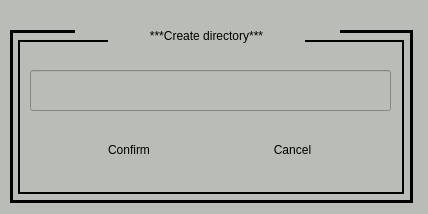
<?xml version="1.0" encoding="UTF-8"?>
<ui version="4.0">
 <class>MkdirDialog</class>
 <widget class="QDialog" name="MkdirDialog">
  <property name="geometry">
   <rect>
    <x>0</x>
    <y>0</y>
    <width>428</width>
    <height>214</height>
   </rect>
  </property>
  <property name="windowTitle">
   <string>Dialog</string>
  </property>
  <property name="styleSheet">
   <string notr="true">background-color: rgb(186, 189, 182);</string>
  </property>
  <widget class="QLineEdit" name="lineEdit">
   <property name="geometry">
    <rect>
     <x>30</x>
     <y>70</y>
     <width>361</width>
     <height>41</height>
    </rect>
   </property>
   <property name="cursor">
    <cursorShape>IBeamCursor</cursorShape>
   </property>
   <property name="styleSheet">
    <string notr="true">QLineEdit{font: 25px &quot;Ubuntu&quot;;}</string>
   </property>
   <property name="frame">
    <bool>true</bool>
   </property>
   <property name="echoMode">
    <enum>QLineEdit::Normal</enum>
   </property>
   <property name="clearButtonEnabled">
    <bool>false</bool>
   </property>
  </widget>
  <widget class="QLabel" name="label">
   <property name="geometry">
    <rect>
     <x>56</x>
     <y>20</y>
     <width>301</width>
     <height>31</height>
    </rect>
   </property>
   <property name="styleSheet">
    <string notr="true">font: 25px &quot;Ubuntu&quot;;</string>
   </property>
   <property name="text">
    <string>***Create directory***</string>
   </property>
   <property name="alignment">
    <set>Qt::AlignCenter</set>
   </property>
  </widget>
  <widget class="Line" name="line_10">
   <property name="geometry">
    <rect>
     <x>10</x>
     <y>30</y>
     <width>3</width>
     <height>170</height>
    </rect>
   </property>
   <property name="styleSheet">
    <string notr="true">background-color: rgb(0, 0, 0);</string>
   </property>
   <property name="orientation">
    <enum>Qt::Vertical</enum>
   </property>
  </widget>
  <widget class="Line" name="line_11">
   <property name="geometry">
    <rect>
     <x>10</x>
     <y>200</y>
     <width>400</width>
     <height>3</height>
    </rect>
   </property>
   <property name="styleSheet">
    <string notr="true">background-color: rgb(0, 0, 0);</string>
   </property>
   <property name="orientation">
    <enum>Qt::Horizontal</enum>
   </property>
  </widget>
  <widget class="Line" name="line_12">
   <property name="geometry">
    <rect>
     <x>410</x>
     <y>30</y>
     <width>3</width>
     <height>173</height>
    </rect>
   </property>
   <property name="styleSheet">
    <string notr="true">background-color: rgb(0, 0, 0);</string>
   </property>
   <property name="orientation">
    <enum>Qt::Vertical</enum>
   </property>
  </widget>
  <widget class="QWidget" name="horizontalLayoutWidget_2">
   <property name="geometry">
    <rect>
     <x>50</x>
     <y>120</y>
     <width>321</width>
     <height>61</height>
    </rect>
   </property>
   <layout class="QHBoxLayout" name="hbox">
    <item>
     <widget class="QPushButton" name="Confirm">
      <property name="minimumSize">
       <size>
        <width>0</width>
        <height>40</height>
       </size>
      </property>
      <property name="styleSheet">
       <string notr="true">QPushButton::focus{background-color:rgb(0,0,0); color:white;}
QPushButton::flat{border:none;}
QPushButton{
font: 16pt &quot;Ubuntu&quot;;
}</string>
      </property>
      <property name="text">
       <string>Confirm</string>
      </property>
      <property name="flat">
       <bool>true</bool>
      </property>
     </widget>
    </item>
    <item>
     <widget class="QPushButton" name="Cancel">
      <property name="minimumSize">
       <size>
        <width>84</width>
        <height>40</height>
       </size>
      </property>
      <property name="styleSheet">
       <string notr="true">QPushButton::focus{background-color:rgb(0, 0, 0); color:white;}
QPushButton::flat{border:none;}
QPushButton{
font: 16pt &quot;Ubuntu&quot;;
}</string>
      </property>
      <property name="text">
       <string>Cancel</string>
      </property>
      <property name="flat">
       <bool>true</bool>
      </property>
     </widget>
    </item>
   </layout>
  </widget>
  <widget class="Line" name="line_13">
   <property name="geometry">
    <rect>
     <x>10</x>
     <y>30</y>
     <width>65</width>
     <height>3</height>
    </rect>
   </property>
   <property name="styleSheet">
    <string notr="true">background-color: rgb(0, 0, 0);</string>
   </property>
   <property name="orientation">
    <enum>Qt::Horizontal</enum>
   </property>
  </widget>
  <widget class="Line" name="line_14">
   <property name="geometry">
    <rect>
     <x>340</x>
     <y>30</y>
     <width>70</width>
     <height>3</height>
    </rect>
   </property>
   <property name="styleSheet">
    <string notr="true">background-color: rgb(0, 0, 0);</string>
   </property>
   <property name="orientation">
    <enum>Qt::Horizontal</enum>
   </property>
  </widget>
  <widget class="Line" name="line_15">
   <property name="geometry">
    <rect>
     <x>402</x>
     <y>40</y>
     <width>2</width>
     <height>153</height>
    </rect>
   </property>
   <property name="styleSheet">
    <string notr="true">background-color: rgb(0, 0, 0);</string>
   </property>
   <property name="orientation">
    <enum>Qt::Vertical</enum>
   </property>
  </widget>
  <widget class="Line" name="line_16">
   <property name="geometry">
    <rect>
     <x>18</x>
     <y>40</y>
     <width>2</width>
     <height>153</height>
    </rect>
   </property>
   <property name="styleSheet">
    <string notr="true">background-color: rgb(0, 0, 0);</string>
   </property>
   <property name="orientation">
    <enum>Qt::Vertical</enum>
   </property>
  </widget>
  <widget class="Line" name="line_17">
   <property name="geometry">
    <rect>
     <x>18</x>
     <y>192</y>
     <width>386</width>
     <height>2</height>
    </rect>
   </property>
   <property name="styleSheet">
    <string notr="true">background-color: rgb(0, 0, 0);</string>
   </property>
   <property name="orientation">
    <enum>Qt::Horizontal</enum>
   </property>
  </widget>
  <widget class="Line" name="line_18">
   <property name="geometry">
    <rect>
     <x>18</x>
     <y>40</y>
     <width>90</width>
     <height>2</height>
    </rect>
   </property>
   <property name="styleSheet">
    <string notr="true">background-color: rgb(0, 0, 0);</string>
   </property>
   <property name="orientation">
    <enum>Qt::Horizontal</enum>
   </property>
  </widget>
  <widget class="Line" name="line_19">
   <property name="geometry">
    <rect>
     <x>305</x>
     <y>40</y>
     <width>99</width>
     <height>2</height>
    </rect>
   </property>
   <property name="styleSheet">
    <string notr="true">background-color: rgb(0, 0, 0);</string>
   </property>
   <property name="orientation">
    <enum>Qt::Horizontal</enum>
   </property>
  </widget>
 </widget>
 <resources/>
 <connections/>
</ui>
